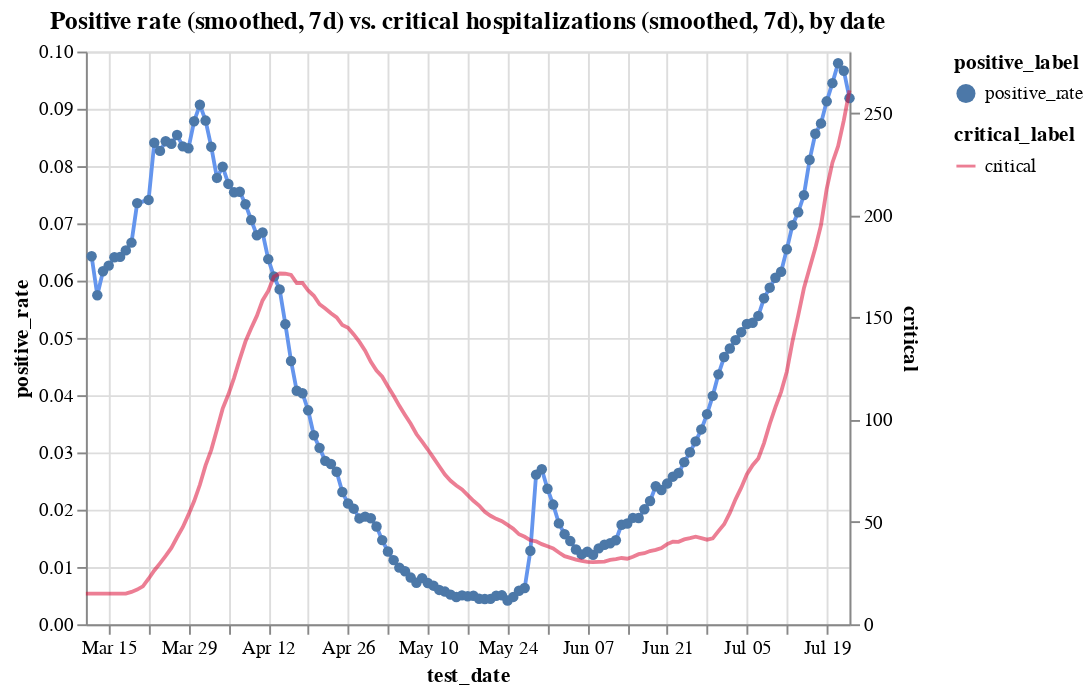

This figure's notebook cell:
### Code cell
c1 = alt.Chart(hos_and_rate[hos_and_rate.positive_rate<0.115]
               .assign(positive_rate = lambda x: x.positive_rate.ewm(span=7).mean())
               .assign(positive_label ='positive_rate')).mark_line(color='cornflowerblue').encode(
    x='test_date',
    y='positive_rate',
    tooltip=['test_date', 'positive_rate'],
    shape='positive_label'
)
c2 = alt.Chart(hos_and_rate
               .assign(critical_label='critical')
               .assign(critical = lambda x: x.critical.ewm(span=7).mean())
              ).mark_line(color='crimson').encode(
    x='test_date',
    y='critical',
    tooltip=['test_date', 'critical'],
    opacity='critical_label'
)


alt.layer(c1, c2).resolve_scale(y='independent').properties(title='Positive rate (smoothed, 7d) vs. critical hospitalizations (smoothed, 7d), by date')

### Figure 1 — Vega-Lite specification as saved in the notebook (floating-point values rounded to 4 significant figures; data arrays with more than 128 entries replaced by an {"elided": "..."} marker saying what was removed)
{"config": {"view": {"continuousWidth": 400, "continuousHeight": 300}}, "layer": [{"data": {"name": "data-47fa97663f66245487ed033617c63e2a"}, "mark": {"type": "line", "color": "cornflowerblue"}, "encoding": {"shape": {"type": "nominal", "field": "positive_label"}, "tooltip": [{"type": "temporal", "field": "test_date"}, {"type": "quantitative", "field": "positive_rate"}], "x": {"type": "temporal", "field": "test_date"}, "y": {"type": "quantitative", "field": "positive_rate"}}}, {"data": {"name": "data-92d9550ecf10560b3f6961a4d0563572"}, "mark": {"type": "line", "color": "crimson"}, "encoding": {"opacity": {"type": "nominal", "field": "critical_label"}, "tooltip": [{"type": "temporal", "field": "test_date"}, {"type": "quantitative", "field": "critical"}], "x": {"type": "temporal", "field": "test_date"}, "y": {"type": "quantitative", "field": "critical"}}}], "resolve": {"scale": {"y": "independent"}}, "title": "Positive rate (smoothed, 7d) vs. critical hospitalizations (smoothed, 7d), by date", "$schema": "https://vega.github.io/schema/vega-lite/v4.8.1.json", "datasets": {"data-47fa97663f66245487ed033617c63e2a": {"elided": "133 records"}, "data-92d9550ecf10560b3f6961a4d0563572": {"elided": "135 records"}}}
